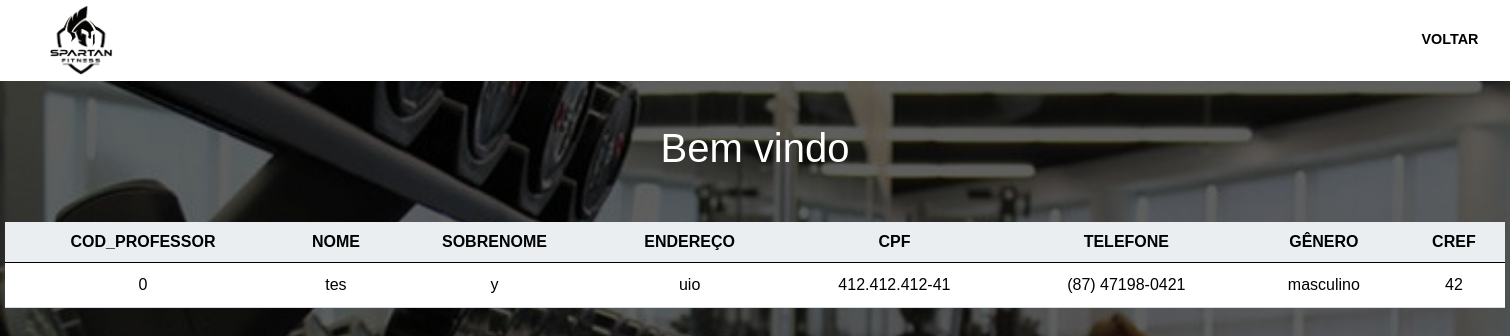
/professor/visualizar/paginas_medico.php (signed in), run on the app's committed database.
### tables this page shows
CREATE TABLE `matricula_professor` (
  `cod_professor` int(11) NOT NULL,
  `nome` varchar(45) DEFAULT NULL,
  `sobrenome` varchar(45) DEFAULT NULL,
  `endereco` varchar(60) DEFAULT NULL,
  `CPF` varchar(15) DEFAULT NULL,
  `telefone` varchar(15) DEFAULT NULL,
  `genero` varchar(45) DEFAULT NULL,
  `cref` varchar(45) DEFAULT NULL
);

### professor/visualizar/consulta_medico.php (called while the page is built, shortened)
<?php
    include "conexao.php";
    $id_user = $_SESSION['idUsu'];
      $sqll= "SELECT * FROM `matricula_professor` WHERE  `cod_professor`= '$id_user'";
        $queryp = $conexao->query($sqll);
?>

### professor/visualizar/paginas_medico.php (the view, shortened to what this page needs)
<?php
    include "consulta_medico.php";
    if(!isset($_SESSION['online'])){
        header('Location: index.php');
    }else {
        $user = $_SESSION['nomeUsu'];
    }
?>
<!DOCTYPE html>
<html lang="en">
<head>
    <link href="https://cdn.jsdelivr.net/npm/bootstrap@5.0.2/dist/css/bootstrap.min.css" rel="stylesheet">
    <link rel="stylesheet" href="../../css/header.css">
    <link rel="stylesheet" href="../../css/paginas.css">
</head>
<body>
<header>
        <div id="teste">
          <div class="logo-imagem">
            <a href="../../index.html">
              <picture>
                <source  media="(max-width:600px )" class="logo-icon" srcset="../../img/nova_logo.png" type="image/png">
              <img id="img" src="../../img/nova_logo.png" alt=""></a>
         </div>
        </div>
            <nav>
                <ul class="opcoes">
                    <div class="menu">
                        <li><a href="/academia/professor/sub-pagina.html">VOLTAR</a></li>
                    </div>
                </ul>
              </nav>
    </header>
    <br>
    <?php
        echo "<h1>Bem vindo <u>$user</u></h1>";
    ?>
    <div class="content read">
        <table class="table text-white table-bg">
            <thead>
                <tr>
                <th scope="col">COD_PROFESSOR</th>
                    <th scope="col">NOME</th>
                    <th scope="col">SOBRENOME</th>
                    <th scope="col">ENDEREÇO</th>
                    <th scope="col">CPF</th>
                    <th scope="col">TELEFONE</th>
                    <th scope="col">GÊNERO</th>
                    <th scope="col">CREF</th>
                </tr>
            </thead>
            <tbody>
            <?php while ($usuario = $queryp->fetch_array()) { ?>
                  <tr>
                      <td> <?php echo $usuario['cod_professor'];?></td>
                      <td id = "td-nome" > <?php echo $usuario['nome'];?></td>
                      <td> <?php echo $usuario['sobrenome'];?></td>
                      <td> <?php echo $usuario['endereco'];?></td>
                      <td> <?php echo $usuario['CPF'];?></td>
                      <td> <?php echo $usuario['telefone'];?></td>
                      <td> <?php echo $usuario['genero'];?></td>
                      <td> <?php echo $usuario['cref'];?></td>
                  </tr>
                 <?php } ?>
            </tbody>
        </table>
    </div>
</body>
</html>

### css/header.css (style rules this page uses)
* { margin: 0; padding: 0; box-sizing: border-box; font-family: Arial, Helvetica, sans-serif; }
header { background-color: #fff; z-index: 1; width: 100%; position: fixed; top: 0; }
#teste { display: flex; justify-content: flex-start; float: left; }
.logo-imagem { height: 70px; border-radius: 45px; margin: 5px 50px; }
#img { height: 100%; }
nav { margin-top: 15px; }
nav ul li { display: inline-block; margin-left: 10px; }
nav ul li a { position: relative; text-decoration: none; color: #fff; font-size: 17px; padding: 0 10px; }
nav ul li a:after { content:""; position: absolute; background-color: #f66335; height: 3px; width: 0; left: 0; bottom: -4px; transition: 0.5s; }
.opcoes { display: flex; gap: 3px; justify-content: end; }
.opcoes li { display:list-item; width: 120px; height: 50px; list-style: none; transition: all .10s linear; }
.opcoes li a { display: flex; width: 100%; height: 100%; justify-content: center; align-items: center; color: #000000; text-decoration: none; font-size:0.8em; transition: all .30s linear; font-weight: bold; background-color: #fff; }
.menu { display: flex; font-size: 18px; }

### css/paginas.css (style rules this page uses)
* { margin: 0; padding: 0; }
body { background-color: #FFFFFF; margin: 0; }
.content { width: 1500px; margin: 0 auto; background-color: white; margin-top: 50px; }
.read table { width: 100%; padding-top: 30px; border-collapse: collapse; }
.read table thead { background-color: #ebeef1; border-bottom: 1px solid #d3dae0; }
.read table tbody tr { border-bottom: 1px solid #d3dae0; }
.read table tbody tr td { padding: 10px; }
.read table tbody tr td:nth-child(1) { color: black; }

### professor/visualizar/paginas_medico.php (style rules this page uses)
body { background-image: url(../../img/academia-darkk.jpg); background-size: cover; background-repeat: no-repeat; color: white; text-align: center; }
.table-bg { width: 80%; margin: 0 auto; background-color: #fff; border-radius: 15px 15px 0 0; }
th { color: black; }
td { color: black; }
h1 { margin-top: 100px; }

### data on the page
matricula_professor: cod_professor "0", nome "tes", sobrenome "y", endereco "uio", CPF "412.412.412-41", telefone "(87) 47198-0421", genero "masculino", cref "42"
